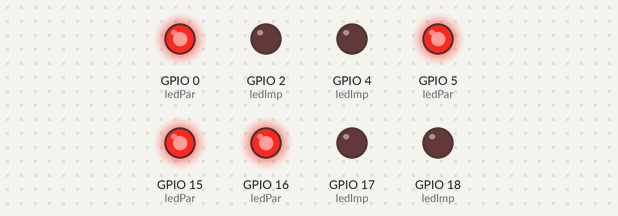
A program run on a simulated ESP32. Parts: output pins drawn as LEDs (lit = HIGH).

Above: at 0.3 s.
At 0.85 s:
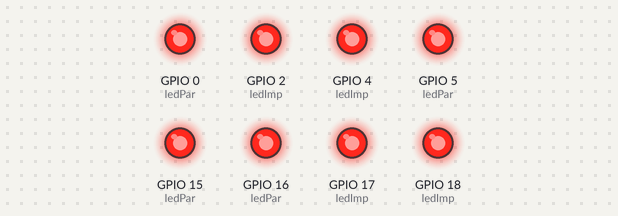
At 3.6 s:
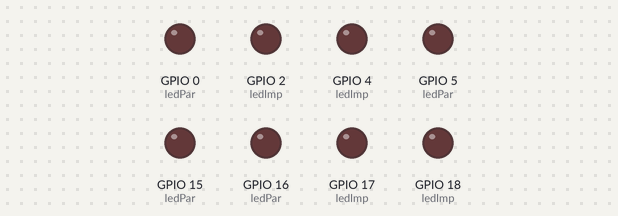
Timing chart, 0 to 4.6 s (numbered marks = the images above):
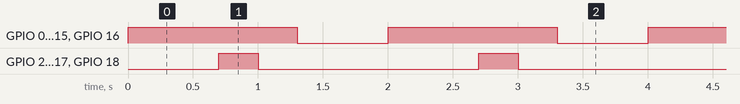

Measured:
- by itself, GPIO 0 (ledPar), GPIO 5 (ledPar), GPIO 15 (ledPar), GPIO 16 (ledPar): alternates HIGH for 1.3 s and LOW for 0.70 s
- by itself, GPIO 2 (ledImp), GPIO 4 (ledImp), GPIO 17 (ledImp), GPIO 18 (ledImp): alternates HIGH for 0.30 s and LOW for 1.7 s
- by itself, everything shown: repeats every 2.0 s, in 4 steps

The program:

main.cpp
```cpp
#include <Arduino.h>

#define btn1 34
#define btn2 39
#define btn3 36

#define sw1_1 13
#define sw1_2 12
#define sw1_3 14
#define sw1_4 27
#define sw1_5 26
#define sw1_6 25
#define sw1_7 33
#define sw1_8 32

#define led1 18
#define led2 5
#define led3 17
#define led4 16
#define led5 4
#define led6 0
#define led7 2
#define led8 15

// actividad 1
/*void setup() {
  pinMode(led1, OUTPUT);
}

void loop() {
  digitalWrite(led1, HIGH);
  delay(100);
}*/

// Actividad 2
/*void setup() {
  pinMode(led1, OUTPUT);
}

void loop() {
  digitalWrite(led1, HIGH);
  delay(1000);
  digitalWrite(led1, LOW);
  delay(1000);
}*/

//Actividad 3
/*void setup() {
  pinMode(led1, OUTPUT);
  pinMode(led2, OUTPUT);
  pinMode(led3, OUTPUT);
}

void loop() {
  digitalWrite(led1, HIGH);
  delay(500);
  digitalWrite(led2, HIGH);
  delay(500);
  digitalWrite(led3, HIGH);
  delay(100);
  }*/

//Actividad 4
/*void setup(){
  pinMode(btn1, INPUT);
  pinMode(led1, OUTPUT);
}

void loop(){
  while (true){
    if (digitalRead(btn1) == LOW){
      digitalWrite(led1, HIGH);
    }

    else{
      digitalWrite(led1, LOW);}

    delay(100);
  }
}*/

//Actividad 5
/*int ledState = LOW;
int lastButtonState = LOW;
void setup(){
  pinMode(led1, OUTPUT);
  pinMode(btn1, INPUT);
}

void loop(){
  int currentButtonState = digitalRead(btn1);
  if (lastButtonState == LOW && currentButtonState == HIGH){
    ledState = !ledState;
    digitalWrite(led1, ledState);
  }
  lastButtonState = currentButtonState;
  delay(100);
}*/

// Actividad 6
/*int ledState = LOW;
int lastButtonState = HIGH;
unsigned long lastDebounce=0;
unsigned long debounceDelay=50;

void setup(){
  pinMode(led1, OUTPUT);
  pinMode(btn1, INPUT);
}

void loop(){
  int currentButtonState = digitalRead(btn1);

  if(currentButtonState != lastButtonState){
    lastDebounce=millis();
  }

  if ((millis() - lastDebounce) > debounceDelay){
    if (currentButtonState != ledState){
      ledState=currentButtonState;
      digitalWrite(led1, ledState == HIGH ? LOW:HIGH);
    }
  }
  lastButtonState = currentButtonState;
}*/

//Actividad 7
/*void setup(){
pinMode(led1, OUTPUT);
pinMode(led2, OUTPUT);
pinMode(btn1, INPUT);
pinMode(btn2, INPUT);
}
void loop(){
  if (digitalRead(btn1)== HIGH){
    digitalWrite(led1, LOW);
  }
  else{digitalWrite(led1, HIGH);}

  if(digitalRead(btn2) == HIGH){
    digitalWrite(led2, LOW);
  }
  else{digitalWrite(led2, HIGH);}
}*/

// Actividad 8
/*int led[]={led1, led2, led3, led4, led5, led6, led7, led8};
int sw1_[]= {sw1_1,sw1_2,sw1_3,sw1_4,sw1_5,sw1_6,sw1_7,sw1_8};

void setup(){
  for (int i=0; i<8; i++){
    pinMode(led[i], OUTPUT);
    pinMode(sw1_[i], INPUT);
  }
}
void loop(){
  for (int i=0; i<8; i++){
    if(digitalRead(sw1_[i])==HIGH){
      digitalWrite(led[i], HIGH);
    }
    else{
      digitalWrite(led[i], LOW);
    }
  }
}*/

//Actividad 9
/*int led[]={led1, led2, led3, led4, led5, led6, led7, led8};
int currentLed=0;
void setup(){
  for (int i=0; i<8; i++){
    pinMode(led[i], OUTPUT);
  }
  pinMode(btn1, INPUT);
}

void loop(){

  if (digitalRead(btn1)==LOW){
    digitalWrite(led[currentLed], HIGH);
    currentLed = (currentLed + 1) % 8;
    delay (100);
  }
  else{
    for (int i=0; i<8; i++){
      digitalWrite(led[i], LOW);
      }
  }
}*/

// Actividad 10
/*void setup(){
  pinMode(led1, OUTPUT);
  pinMode(sw1_1, INPUT);
  pinMode(sw1_2, INPUT);
  pinMode(sw1_3, INPUT);
}
void loop(){
  if (digitalRead(sw1_1)== HIGH){
    digitalWrite(led1, HIGH);
    delay(1000);
    digitalWrite(led1, LOW);
    delay(1000);
  }
  else if (digitalRead(sw1_2)== HIGH){
    digitalWrite(led1, HIGH);
    delay(750);
    digitalWrite(led1, LOW);
    delay(750);
  }
  else if (digitalRead(sw1_3)== HIGH){
    digitalWrite(led1, HIGH);
    delay(100);
    digitalWrite(led1, LOW);
    delay(100);
  }
  delay(100);
}*/

// Actividad 11
/*int led[]={led1, led2, led3, led4, led5, led6, led7, led8};

void setup(){
  for (int i=0; i<8; i++){
    pinMode(led[i], OUTPUT);
  }
  pinMode(sw1_1, INPUT);
  pinMode(sw1_2, INPUT);
  pinMode(sw1_3, INPUT);
  pinMode(sw1_4, INPUT);
}

void loop(){
  if (digitalRead(sw1_1) == HIGH){
    for (int i=0;i<8;i++){
      digitalWrite(led[i], HIGH);
      delay(500);
      digitalWrite(led[i], LOW);
    }
  }
  else if (digitalRead(sw1_2) == HIGH){
    for (int i=0;i<8;i+=2){
      digitalWrite(led[i], HIGH);
    }
    delay(500);

    for(int i=0;i<8;i+=2){
      digitalWrite(led[i],LOW);
      digitalWrite(led[i+1], HIGH);
    }
    delay(500);

    for (int i=0;i<8;i+=2){
      digitalWrite(led[i],LOW);
    }
  }
  else if (digitalRead(sw1_3)==HIGH){
    for (int i=0;i<8;i+=2){
      digitalWrite(led[i], HIGH);
      digitalWrite(led[i+1], HIGH);
      delay(500);
      digitalWrite(led[i], LOW);
      digitalWrite(led[i+1], LOW);
    }
  }
  else if (digitalRead(sw1_4)==HIGH){
    for (int i=0, j=7 ; i<=j ; i++, j--){
      digitalWrite(led[i], HIGH);
      digitalWrite(led[j], HIGH);
      delay(500);
      digitalWrite(led[i], LOW);
      digitalWrite(led[j], LOW);
      if (i==3 && j==4){
        i=5; j=2;
      }
    }
  }
}*/

// Actividad 13
/*int contrasena[] = {0,1,0,2};
int btn[]={btn1, btn2, btn3};
int userInput[5];
int inputIndex=0;

void setup(){
  pinMode(led1, OUTPUT);
  pinMode(led2, OUTPUT);
  for (int i=0;i<3;i++){
    pinMode(btn[i], INPUT);
  }
}
void loop(){
  for (int i=0;i<3;i++){
    if (digitalRead(btn[i])==LOW){
      userInput[inputIndex]= btn[i];
      inputIndex++;
      delay(500);
    }
  }
  if (inputIndex==5){
    bool correct = true;
   for (int i=0;i<5; i++){
      if (userInput[i] != contrasena[i]){
        correct=false;
        break;
      }
    }
    if (correct){
      digitalWrite(led1, HIGH);
    }
    else{
      digitalWrite(led2, HIGH);
    }
    delay (10000);
    digitalWrite(led1, LOW);
    digitalWrite(led2, LOW);
    inputIndex=0;
  }
}*/

// Actvidad 14
/*# include "esp_timer.h"
#define BLINK_TIME 500000

bool led1State = false;
bool led2State = false;
bool led3State = false;
bool led4State = false;

void setup(){
  pinMode(led1, OUTPUT);
  pinMode(led2, OUTPUT);
  pinMode(led3, OUTPUT);
  pinMode(led4, OUTPUT);

  esp_timer_create_args_t timerArgs = {};
  timerArgs.callback = blinkLEDs;
  timerArgs.name="blink_timer";

  esp_timer_handle_t blinkTimer;
  esp_timer_create(&timerArgs, &blinkTimer);
  esp_timer_start_periodic(blinkTimer, BLINK_TIME);
}

void loop(){
}

void blinkLEDs(void* args) {
  led1State = !led1State;
  led2State = !led2State;
  led3State = !led3State;
  led4State = !led4State;

  digitalWrite(led1, led1State);
  digitalWrite(led2, led2State);
  digitalWrite(led3, led3State);
  digitalWrite(led4, led4State);
}*/

// Actvidad 15
/*
void setup(){
  pinMode (led1, OUTPUT);
  pinMode (led2, OUTPUT);
  Serial.begin(9600);

}
void loop(){
  if (Serial.available() > 0){
    char command = Serial.read();
    switch (command) {
      case '1':
        digitalWrite(led1, HIGH);
        break;
      case '2':
        digitalWrite(led1, LOW);
        break;
      case '3':
        digitalWrite(led2, HIGH);
        break;
      case '4':
        digitalWrite(led2, LOW);
        break;
      default:
        break;
    }
  }
}*/

//Actividad 16
int ledPar[]= {led2,led4,led6, led8};
int ledImp[]= {led1,led3,led5,led7};

void setup(){
  for(int i=0;i<4;i++){
    pinMode(ledPar[i], OUTPUT);
    pinMode(ledImp[i], OUTPUT);
  }
}

void loop(){
  for (int i=0;i<4;i++){
    digitalWrite(ledPar[i], HIGH);
    }
    delay(700);
  for (int i=0;i<4;i++){
    digitalWrite(ledImp[i], HIGH);
    }
    delay(300);
  for (int i=0;i<4;i++){
    digitalWrite(ledImp[i], LOW);
    }
    delay(300);
  for (int i=0;i<4;i++){
    digitalWrite(ledPar[i], LOW);
    }
    delay(700);
}
```
